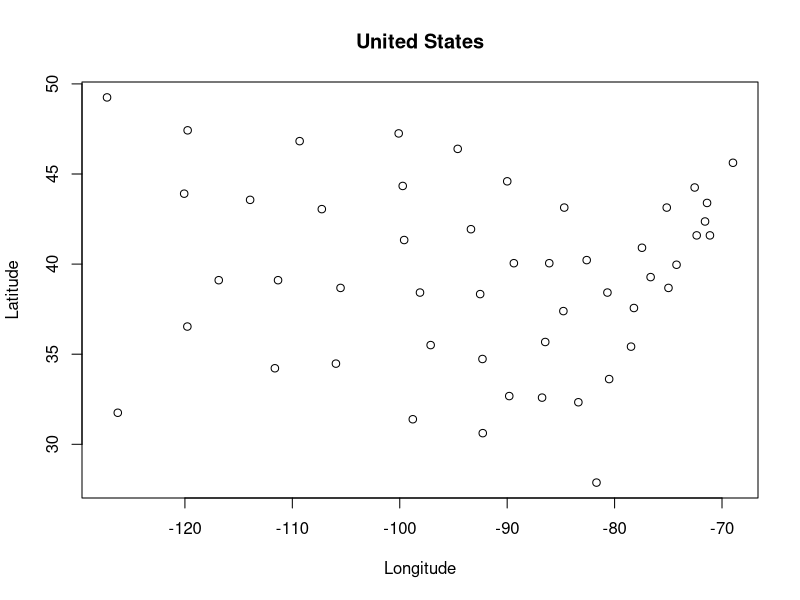
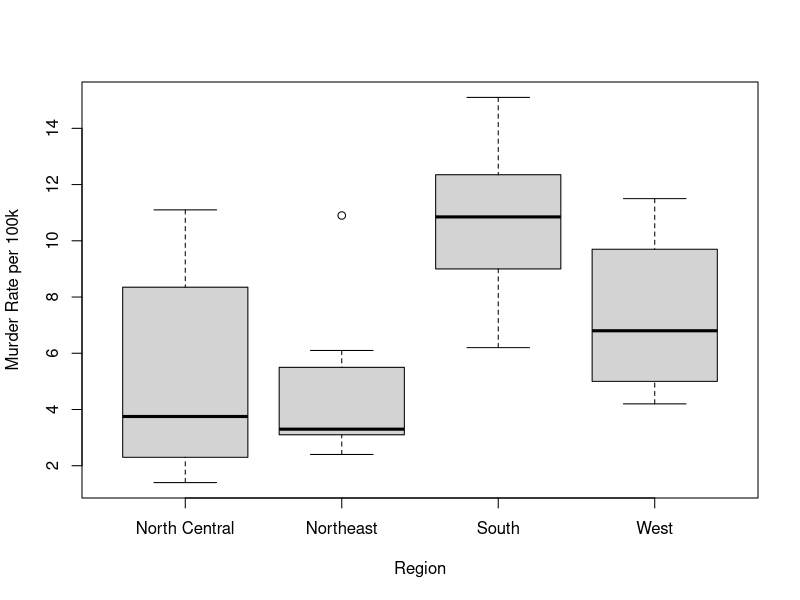
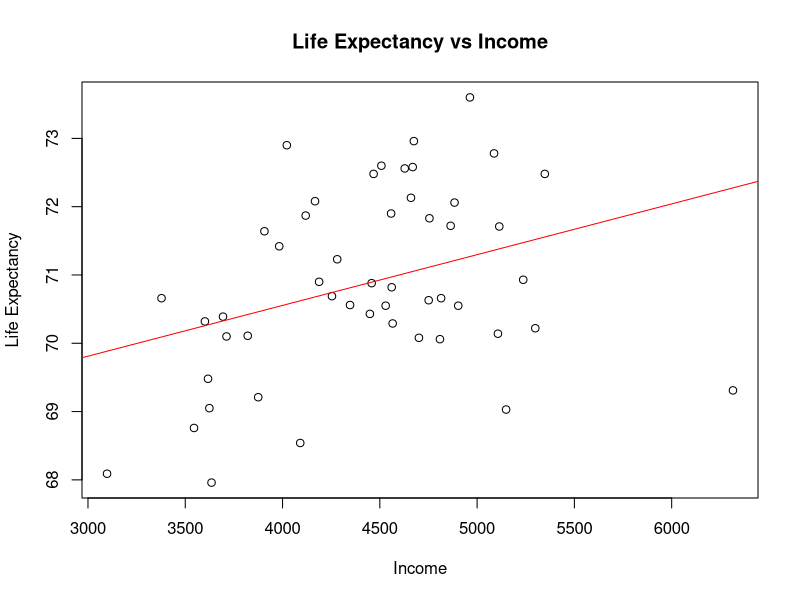

The R source for these figures, in order:
## ---- chunk 1
knitr::opts_chunk$set(echo = TRUE)
library(readr)
library(tidyverse)
## ---- chunk 2
StateData <- read_csv("StateData.csv")
summary(StateData)
## ---- chunk 3
plot(StateData$Longitude, StateData$Latitude, main="United States", xlab = "Longitude", ylab = "Latitude")
## ---- chunk 4
regiongrad <-  split(StateData$HighSchoolGrad, StateData$Region)

sapply(regiongrad, mean)
## ---- chunk 5
regionmurder <- split(StateData$Murder, StateData$Region)
boxplot(regionmurder, xlab = "Region", ylab = "Murder Rate per 100k")
## ---- chunk 6
LifeExpPredict = lm(LifeExp ~ Population + Income + Illiteracy + Murder + HighSchoolGrad + Frost + Area, data = StateData)

summary(LifeExpPredict)
summary(LifeExpPredict)$coefficient
## ---- chunk 7
plot(StateData$Income, StateData$LifeExp, main = "Life Expectancy vs Income", xlab = "Income", ylab = "Life Expectancy") 
abline(lm(StateData$LifeExp ~ StateData$Income), col="red")
## ---- chunk 8
revismodel = lm(StateData$LifeExp ~ StateData$Murder + StateData$HighSchoolGrad + StateData$Population + StateData$Frost)
summary(revismodel)
summary(revismodel)$coefficients


## ---- chunk 9
predict_vector <- predict(revismodel)

vector_frame <- data.frame(predict_vector)

coordinates <- data.frame(StateData$Latitude, StateData$Longitude)

est_lifexp <- cbind(coordinates, vector_frame)

print(est_lifexp %>% arrange(desc(vector_frame)))
## ---- chunk 10
climate <- read_csv("ClimateChange.csv")

train_data <- subset(climate, Year <= 2006)
test_data <- subset(climate, Year > 2006)

climatemodel = lm(Temp ~ CFC.11 + CFC.12 + CO2 + N2O + CH4 + Aerosols + TSI + MEI, data = train_data)

summary(climatemodel)
summary(climatemodel)$coefficients
## ---- chunk 11
cor(train_data)
## ---- chunk 12

revised_climate = lm(Temp ~ N2O + MEI + TSI + Aerosols, data = train_data)
summary(revised_climate)

summary(revised_climate)$coefficients
## ---- chunk 13

test_climate = lm(Temp ~ N2O + MEI + TSI + Aerosols, data = test_data)

summary(test_climate)
predict(test_climate)
## ---- chunk 14
elantra <- read_csv("Elantra.csv")

etrain_data <- subset(elantra, Year <= 2012)
etest_data <- subset(elantra, Year > 2012)

elantramodel = lm(ElantraSales ~ Unemployment + Queries + CPI.Energy + CPI.All, data = etrain_data)

summary(elantramodel)
summary(elantramodel)$coefficients

## ---- chunk 15

monthmodel = lm(ElantraSales ~ Month + Unemployment + Queries + CPI.Energy + CPI.All, data = etrain_data)

summary(monthmodel)
summary(monthmodel)$coefficients
## ---- chunk 16
  etrain_data$factormonth <- as.factor(etrain_data$Month)

  emonthmodel = lm(ElantraSales ~ factormonth + Unemployment + Queries + CPI.Energy + CPI.All, data = etrain_data)
  
  summary(emonthmodel)
  summary(emonthmodel)$coefficients
## ---- chunk 17
etest2013 <- subset(etest_data, Year < 2014)

testsales = lm(ElantraSales ~ Unemployment + Queries + CPI.Energy + CPI.All + as.factor(Month), data = etest_data)

testsales2013 = lm(ElantraSales ~ Unemployment + Queries + CPI.Energy + CPI.All + as.factor(Month), data = etest2013)

summary(testsales2013)
summary(testsales)
predict(testsales)

